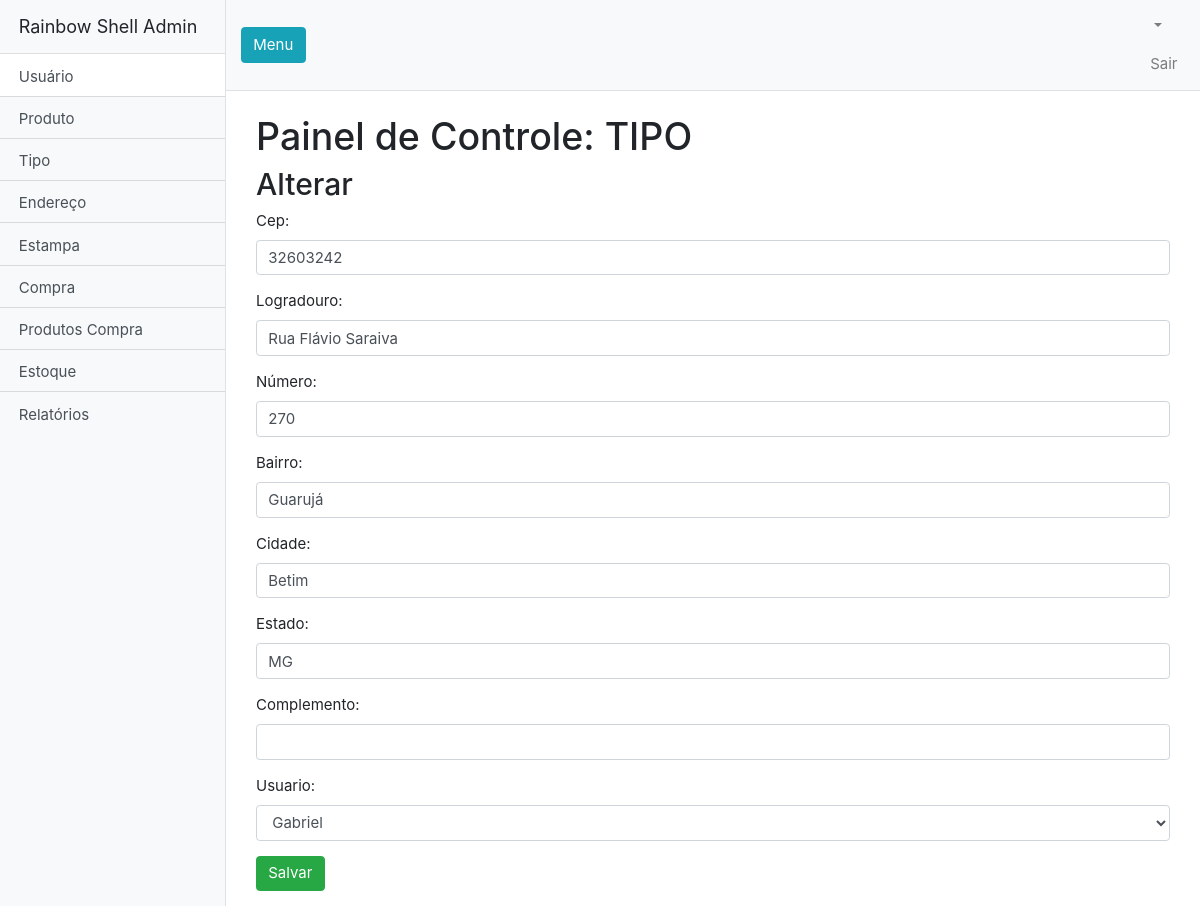
Page /admin/index.php?classe=Endereco&acao=update&id_endereco=1 on the committed database.
### tables this page shows
CREATE TABLE `tbl_endereco` (
  `id_endereco` int(11) NOT NULL,
  `cep` varchar(8) NOT NULL,
  `logradouro` varchar(50) NOT NULL,
  `numero` int(11) NOT NULL,
  `bairro` varchar(50) NOT NULL,
  `cidade` varchar(50) NOT NULL,
  `estado` varchar(2) NOT NULL,
  `complemento` varchar(50) DEFAULT NULL,
  `endereco_id_usuario` int(11) NOT NULL
);

### admin/controller/EnderecoController.php (called while the page is built, shortened)
<?php
require_once 'model/Endereco.php';
require_once 'model/Usuario.php';
class EnderecoController
{
    public function update(){
        $endereco = new Endereco($_GET['id_endereco']);
        $obj = new Usuario();
        $usuarios = $obj->all();
        $endereco->update();
        include 'view/Endereco_update.php';
    }
}

### admin/index.php (called while the page is built, shortened)
<?php
$acao = isset($_GET['acao']) ? $_GET['acao'] : 'all';
$app = new $controller();
$app->$acao();

### admin/model/Endereco.php (called while the page is built, shortened)
<?php
Class Endereco
{
    private $id_endereco;
    private $cep;
    private $logradouro;
    private $numero;
    private $bairro;
    private $cidade;
    private $estado;
    private $complemento;
    private $endereco_id_usuario;
    private $con;
    public function __construct($id_endereco=NULL, $cep=NULL, $logradouro=NULL, $numero=NULL,  $bairro=NULL ,  $cidade=NULL ,  $estado=NULL ,  $complemento=NULL ,  $endereco_id_usuario=NULL)
    {
        $this->id_endereco = $id_endereco;
        $this->cep = $cep;
        $this->logradouro = $logradouro;
        $this->numero = $numero;
        $this->bairro = $bairro;
        $this->cidade = $cidade;
        $this->estado = $estado;
        $this->complemento = $complemento;
        $this->endereco_id_usuario = $endereco_id_usuario;
        $this->con = new PDO(SERVIDOR, USUARIO, SENHA);
    }
    function update(){
        $sql = $this->con->prepare("SELECT * FROM tbl_endereco WHERE id_endereco=?");
        $sql->execute( array($this->id_endereco) );
        $endereco = $sql->fetchObject();
        if ( $endereco ){
            $this->id_endereco = $endereco->id_endereco;
            $this->cep = $endereco->cep;
            $this->logradouro = $endereco->logradouro;
            $this->numero = $endereco->numero;
            $this->bairro = $endereco->bairro;
            $this->cidade = $endereco->cidade;
            $this->estado = $endereco->estado;
            $this->complemento = $endereco->complemento;
            $this->endereco_id_usuario = $endereco->endereco_id_usuario;
        }
    }
    public function getCep()
    {
        return $this->cep;
    }
    public function getLogradouro()
    {
        return $this->logradouro;
    }
    public function getNumero()
    {
        return $this->numero;
    }
    public function getBairro()
    {
        return $this->bairro;
    }
    public function getCidade()
    {
        return $this->cidade;
    }
    public function getEstado()
    {
        return $this->estado;
    }
    public function getComplemento()
    {
        return $this->complemento;
    }
    public function getEndereco_id_usuario()
    {
        return $this->endereco_id_usuario;
    }
}

### admin/model/Usuario.php (called while the page is built, shortened)
<?php
class Usuario
{
    private $con;
    public function __construct($id_usuario=NULL, $nome=NULL, $sobrenome=NULL, $cpf=NULL, $telefone=NULL, $imagem=NULL, $email=NULL, $senha=NULL, $tipo=NULL)
    {
        $this->con = new PDO(SERVIDOR, USUARIO, SENHA);
    }
    public function all(){
        $sql= $this->con->prepare("SELECT * FROM tbl_usuario ORDER BY nome");
        $sql->execute();
        return $sql->fetchAll(PDO::FETCH_CLASS);
    }
}

### admin/view/Endereco_update.php (the view, shortened to what this page needs)
<?php include("inc/header.php")?>
      <div class="container-fluid">
		<div class="container">
		<h1 class="mt-4">Painel de Controle: TIPO</h1>
  <table class="table">
    <h2>Alterar</h2>
    <form action="" method="post">
<div class="form-group">
    <label>Cep:</label>
    <input type="text" class="form-control" name="cep"  value="<?=$endereco->getCep()?>">
</div>
<div class="form-group">
    <label>Logradouro:</label>
    <input type="text" class="form-control" name="logradouro"  value="<?=$endereco->getLogradouro()?>">
</div>
<div class="form-group">
    <label>Número:</label>
    <input type="number" class="form-control" name="numero"  value="<?=$endereco->getNumero()?>">
</div>
<div class="form-group">
    <label>Bairro:</label>
    <input type="text" class="form-control" name="bairro"  value="<?=$endereco->getBairro()?>">
</div>
<div class="form-group">
    <label>Cidade:</label>
    <input type="text" class="form-control" name="cidade"  value="<?=$endereco->getCidade()?>">
</div>
<div class="form-group">
    <label>Estado:</label>
    <input type="text" class="form-control" name="estado"  value="<?=$endereco->getEstado()?>">
</div>
<div class="form-group">
    <label>Complemento:</label>
    <input type="text" class="form-control" name="complemento"  value="<?=$endereco->getComplemento()?>">
</div>
<div class="form-group">
            <label>Usuario:</label>
            <select name="endereco_id_usuario" class="form-control">
                <?php foreach ($usuarios as $usuario){
                    $selected  = $usuario->id_usuario==$endereco->getEndereco_id_usuario() ? "selected" : "";
                ?>
                    <option <?=$selected?>   value="<?=$usuario->id_usuario?>"><?=$usuario->nome?></option>
                <?php } ?>
            </select>
</div>
<button class="btn btn-success" type="submit">Salvar</button>
</form>
</body>
</body>
</html>

### admin/scripts/css/ui.css (style rules this page uses)
html { font-size: 15px; }
article:after, .form-group:after { display: block; clear: both; content: ""; }

### admin/css/simple-sidebar.css (style rules this page uses)
body { overflow-x: hidden; }

### rows in the picture
tbl_endereco: cep "32603242", logradouro "Rua Flávio Saraiva", numero "270", bairro "Guarujá", cidade "Betim", estado "MG"

### other values in the picture
form field endereco_id_usuario "Gabriel"
